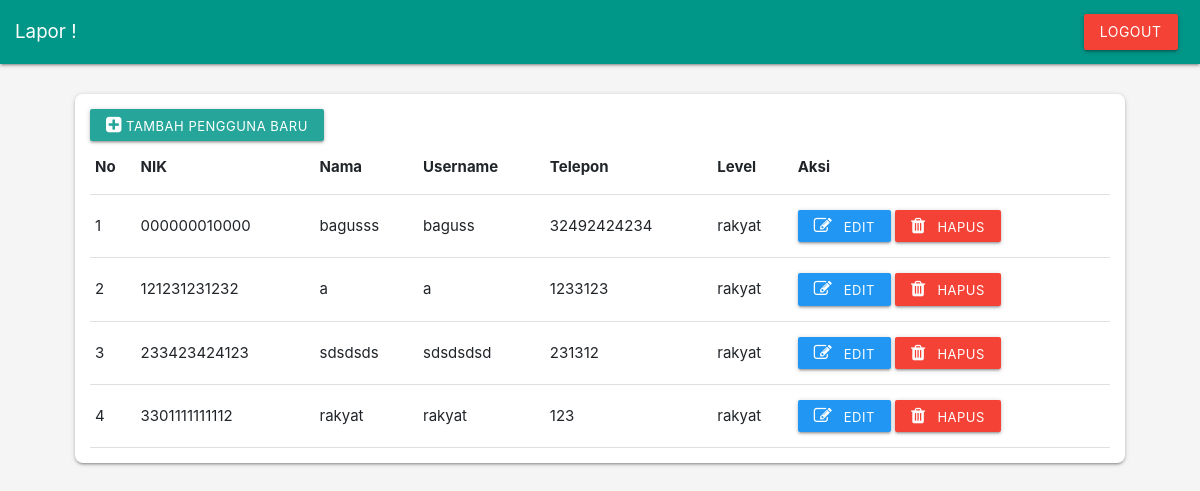
/registration.php, run on the app's committed database.
### tables this page shows
CREATE TABLE `masyarakat` (
  `nik` char(16) NOT NULL,
  `nama` varchar(35) NOT NULL,
  `username` varchar(25) NOT NULL,
  `password` varchar(99) NOT NULL,
  `telp` varchar(13) NOT NULL,
  `level` set('rakyat') NOT NULL DEFAULT 'rakyat'
);

### views/v_data_pengguna.php (the view, shortened to what this page needs)
<?php
require_once 'layouts/header.php';
?>
<div class="content">
    <div class="letak">
        <a href="<?php echo SITE_URL; ?>/registration.php?action=new" class="btn-small waves-effect waves-light place">
            <i class="fa fa-plus-square"></i> Tambah Pengguna Baru</a>
    </div>
    <div class="responsive-table">
        <table border="1" style="width: 100%">
            <tr>
                <th>No</th>
                <th>NIK</th>
                <th>Nama</th>
                <th>Username</th>
                <th>Telepon</th>
                <th>Level</th>
                <th>Aksi</th>
            </tr>
            <?php $i = 1;
            foreach ($pengguna as $a) :
            ?>
            <tr>
                <td><?php echo $i; ?></td>
                <td><?php echo $a['nik'] ?></td>
                <td><?php echo $a['nama'] ?></td>
                <td><?php echo $a['username'] ?></td>
                <td><?php echo $a['telp'] ?></td>
                <td><?php echo $a['level'] ?></td>
                <td>
                    <a href="<?php echo SITE_URL; ?>/registration.php?action=edit&nik=<?php echo $a['nik'] ?>"
                        class="btn-small waves-effect waves-light place blue"><i class="fa fa-edit mr-2"></i>
                        Edit</a>
                    <a href="<?php echo SITE_URL; ?>/registration.php?action=delete&nik=<?php echo $a['nik'] ?>"
                        class="btn-small waves-effect waves-light place red"><i class="fa fa-trash mr-2"></i>
                        Hapus</a>
                </td>
            </tr>
            <?php $i++;
            endforeach; ?>
        </table>
    </div>
</div>
<?php
require_once 'layouts/footer.php';
?>

### assets/css/simple-sidebar.css (style rules this page uses)
body { overflow-x: hidden; }

### assets/css/style.css (style rules this page uses)
body { background: #f5f5f5; }
.content { margin: 2em; padding: 1em; background: #fff; border-radius: 8px; box-shadow: 0 2px 2px 0 rgba(0, 0, 0, 0.14), 0 3px 1px -2px rgba(0, 0, 0, 0.12), 0 1px 5px 0 rgba(0, 0, 0, 0.2); }
.letak { position: relative; display: -ms-flexbox; display: flex; -ms-flex-wrap: wrap; flex-wrap: wrap; -ms-flex-align: center; align-items: center; -ms-flex-pack: justify; justify-content: space-between; }

### data on the page
masyarakat: nik "000000010000", nama "bagusss", username "baguss", telp "32492424234", level "rakyat"
masyarakat: nik "121231231232", nama "a", username "a", telp "1233123", level "rakyat"
masyarakat: nik "233423424123", nama "sdsdsds", username "sdsdsdsd", telp "231312", level "rakyat"
masyarakat: nik "3301111111112", nama "rakyat", username "rakyat", telp "123", level "rakyat"
